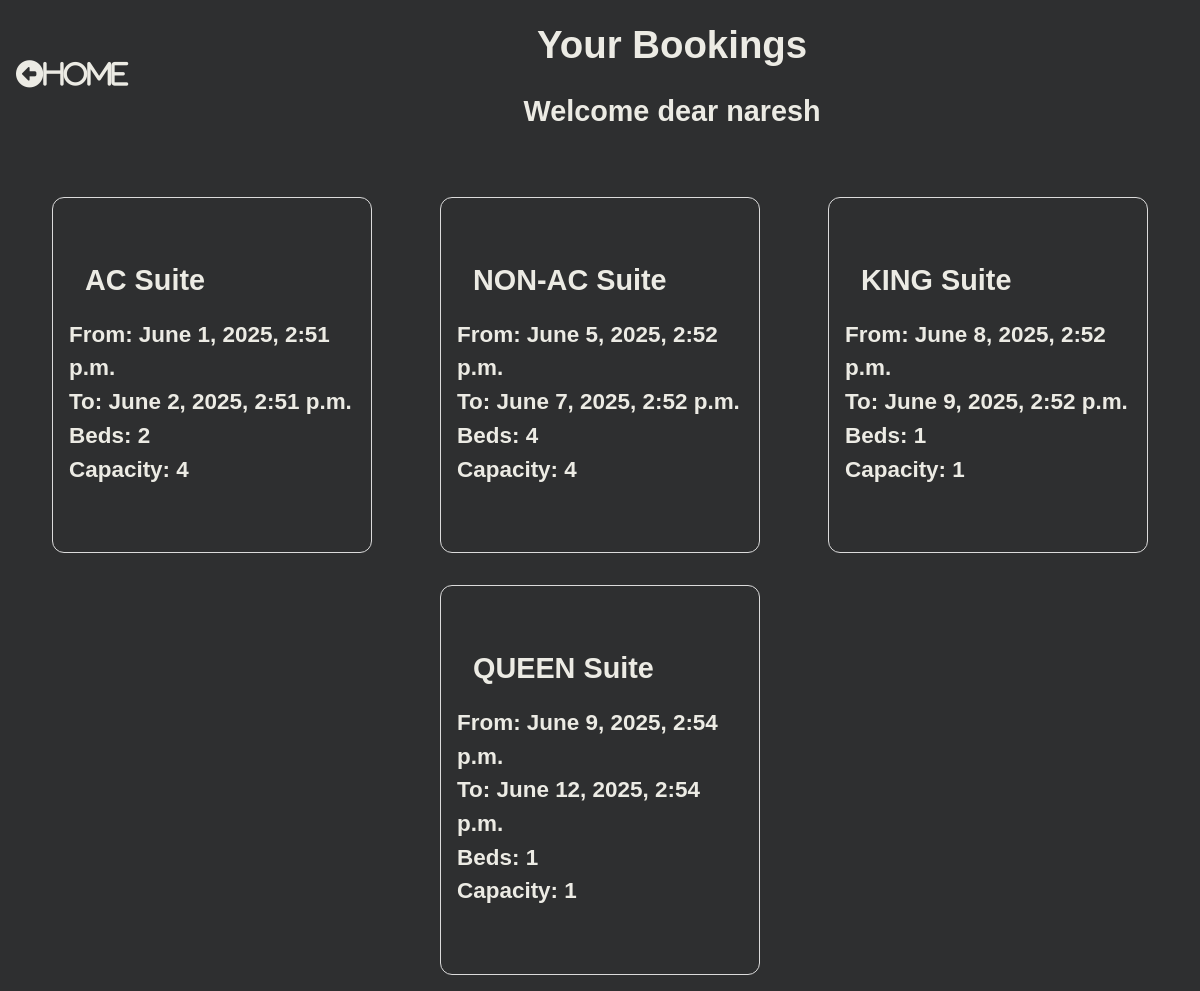
/booking_list/ (signed in), run on an earlier commit of the app's database.
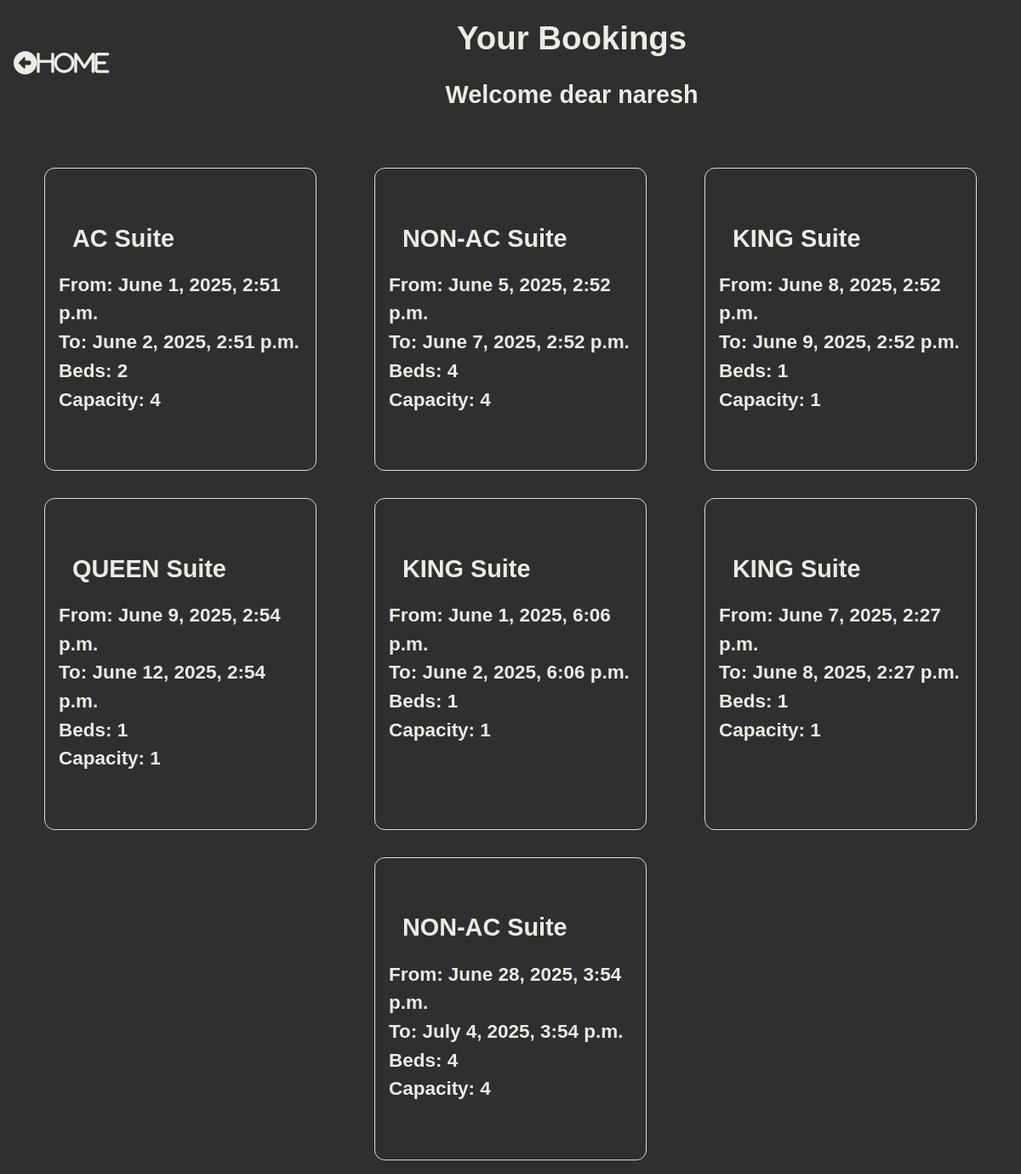
And on a later commit of the database.
### hotel/models.py (models this page shows, shortened)
class Booking(models.Model):
    user=models.ForeignKey(settings.AUTH_USER_MODEL, on_delete=models.CASCADE)
    room= models.ForeignKey(Room, on_delete=models.CASCADE)
    check_in=models.DateTimeField()
    check_out=models.DateTimeField()
    def get_room_category(self):
        room_categories=dict(self.room.ROOM_CATEGORIES)
        room_Category=room_categories.get(self.room.category)
        return room_Category
    def get_cancel_booking_url(self):
        return reverse_lazy('hotel:CancelBookingView',args=[self.pk,])

class Room(models.Model):
    ROOM_CATEGORIES=(
        ('YAC','AC'),
        ('NAC','NON-AC'),
        ('DEL','DELUXE'),
        ('KIN','KING'),
        ('QUE','QUEEN'),
    )
    number=models.IntegerField()
    category=models.CharField(max_length=3, choices=ROOM_CATEGORIES)
    beds=models.IntegerField()
    capacity=models.IntegerField()

### hotel/views.py (the view)
# urls.py: path('booking_list/', BookingListView.as_view(), name='BookingListView'),
class BookingListView(ListView):
    model=Booking
    template_name='hotel/booking_list_view.html'
    def get_queryset(self,*args,**kwargs):
        if self.request.user.is_staff:
            booking_list=Booking.objects.all()
            return booking_list
        else:
            booking_list=Booking.objects.filter(user=self.request.user)
            return booking_list

### templates/hotel/booking_list_view.html (shortened to what this page needs)
{% load static %}
<!DOCTYPE html>
<html lang="en">
<head>
    <link rel="stylesheet" href="{% static 'hotel/css/booking_list_view.css' %}">
</head>
<body>
    <div class="content">
        <div class="header">
            <div class="headings">
                <h1>Your Bookings</h1>
                <h2>Welcome dear {{user}}</h2>
            </div>
            <div class="home">
                <div class="home">
                    <a href="{% url 'hotel:RoomListView' %}"><i class="fas fa-arrow-alt-circle-left">Home</i></a>
                </div>
            </div>
        </div>
        <div class="bookings">
            {% for booking in booking_list %}
            <div class="booking">
                <div class="category">
                    <h2>{{booking.get_room_category}} Suite</h2>
                </div>
                <div class="from">
                    <h3>From: {{booking.check_in}}</h3>
                </div>
                <div class="to">
                    <h3>To: {{booking.check_out}}</h3>
                </div>
                <div class="beds">
                    <h3>Beds: {{booking.room.beds}}</h3>
                </div>
                <div class="capacity">
                    <h3>Capacity: {{booking.room.capacity}}</h3>
                </div>
                <div class="cancel"><a href="{{booking.get_cancel_booking_url}}" class="invisible"></a></div>
            </div>
            {% endfor %}
        </div>
</body>
</html>

### staticfiles/hotel/css/booking_list_view.css (style rules this page uses)
* { padding:0; margin:0; box-sizing: border-box; }
body { font-family: sans-serif; background-color: rgb(46, 47, 48); color: rgb(236, 235, 228); line-height: 1.5; font-size: 1.2rem; text-align: center; }
.content { display: flex; flex-direction: column; }
.header { flex: 1; display: flex; flex-flow: row-reverse wrap; justify-content: space-evenly; align-items: center; }
.headings { flex:1.5; }
.home { flex:0.1; }
.bookings { margin-top: 2rem; flex:1; display: flex; flex-direction: row; flex-wrap: wrap; justify-content: space-evenly; }
.booking { flex:1; max-width:20vw; min-width: 20rem; text-align: left; border: 1px solid #dbdbdb; padding:1rem; border-radius: 0.75rem; margin:1rem; }
a i { margin: 1rem; color:rgb(236, 235, 228); text-decoration: none; }
.home a i { font-size: 1.7rem; }
h1,h2 { margin:1rem; }

What changed in the data, as far as the page shows it:
added Booking: get_room_category "KING", check_in "June 1, 2025, 6:06 p.m.", check_out "June 2, 2025, 6:06 p.m.", room.beds "1", room.capacity "1"
added Booking: get_room_category "KING", check_in "June 7, 2025, 2:27 p.m.", check_out "June 8, 2025, 2:27 p.m.", room.beds "1", room.capacity "1"
added Booking: get_room_category "NON-AC", check_in "June 28, 2025, 3:54 p.m.", check_out "July 4, 2025, 3:54 p.m.", room.beds "4", room.capacity "4"
